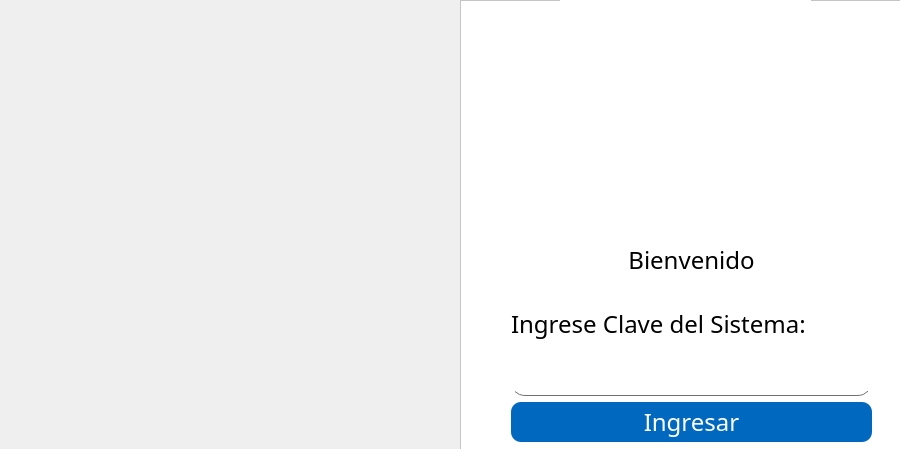
<?xml version="1.0" encoding="UTF-8"?>
<ui version="4.0">
 <class>login</class>
 <widget class="QDialog" name="login">
  <property name="geometry">
   <rect>
    <x>0</x>
    <y>0</y>
    <width>900</width>
    <height>449</height>
   </rect>
  </property>
  <property name="windowTitle">
   <string>Dialog</string>
  </property>
  <property name="styleSheet">
   <string notr="true">*{
	font-family:century gothic;
	font-size:24px;
}

QDialog{
	background-image: url(:/imgs/recursos/bg_login1.jpg);
}


QPushButton{
	background:#0069BF;
	border-radius:10px;
	color:white;
}

QPushButton:hover{
	background:#008EFF;
}

QLineEdit{
	border-radius:14px;
}

QLineEdit{
	border-color: blue;
}

QFrame{
	background:#fff;
}

QLineEdit{
	background:transparent;
	border:none;
	color:#717072;
	border-bottom:1px solid #717072;
}</string>
  </property>
  <widget class="QFrame" name="frame">
   <property name="geometry">
    <rect>
     <x>460</x>
     <y>0</y>
     <width>441</width>
     <height>451</height>
    </rect>
   </property>
   <property name="frameShape">
    <enum>QFrame::StyledPanel</enum>
   </property>
   <property name="frameShadow">
    <enum>QFrame::Raised</enum>
   </property>
   <widget class="QLabel" name="label_3">
    <property name="geometry">
     <rect>
      <x>100</x>
      <y>0</y>
      <width>251</width>
      <height>231</height>
     </rect>
    </property>
    <property name="text">
     <string/>
    </property>
    <property name="pixmap">
     <pixmap resource="resources.qrc">:/imgs/recursos/gnome-clocks.png</pixmap>
    </property>
   </widget>
   <widget class="QWidget" name="">
    <property name="geometry">
     <rect>
      <x>51</x>
      <y>231</y>
      <width>361</width>
      <height>211</height>
     </rect>
    </property>
    <layout class="QVBoxLayout" name="verticalLayout">
     <item>
      <widget class="QLabel" name="label">
       <property name="text">
        <string>Bienvenido</string>
       </property>
       <property name="alignment">
        <set>Qt::AlignCenter</set>
       </property>
      </widget>
     </item>
     <item>
      <widget class="QLabel" name="label_2">
       <property name="text">
        <string>Ingrese Clave del Sistema:</string>
       </property>
      </widget>
     </item>
     <item>
      <widget class="QLineEdit" name="lineEdit"/>
     </item>
     <item>
      <widget class="QPushButton" name="pushButton">
       <property name="sizePolicy">
        <sizepolicy hsizetype="Preferred" vsizetype="Fixed">
         <horstretch>0</horstretch>
         <verstretch>0</verstretch>
        </sizepolicy>
       </property>
       <property name="minimumSize">
        <size>
         <width>0</width>
         <height>40</height>
        </size>
       </property>
       <property name="text">
        <string>Ingresar</string>
       </property>
      </widget>
     </item>
    </layout>
   </widget>
  </widget>
 </widget>
 <resources>
  <include location="resources.qrc"/>
 </resources>
 <connections/>
</ui>
